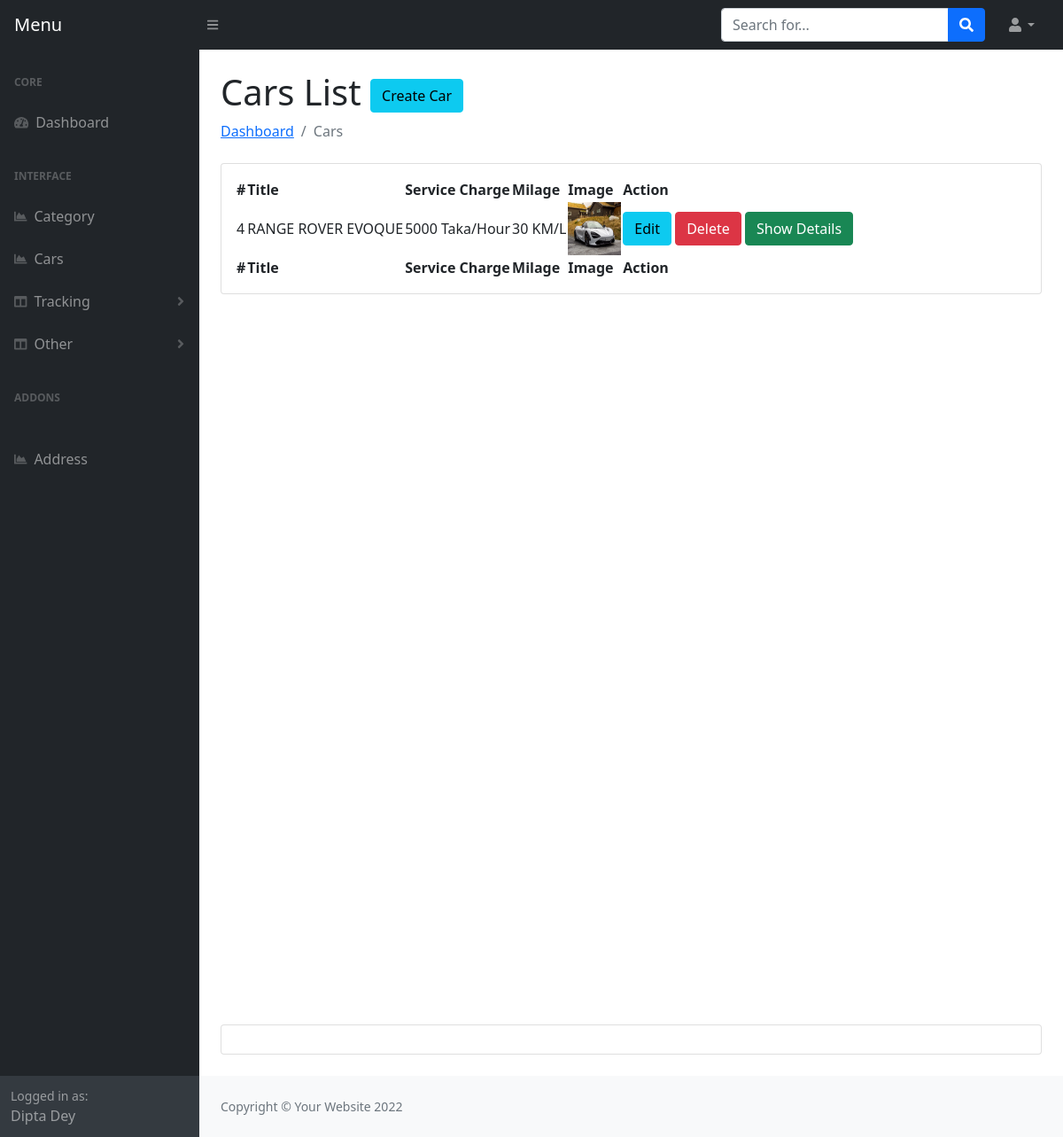
/admin/cars.php (signed in), run on an earlier commit of the app's database.
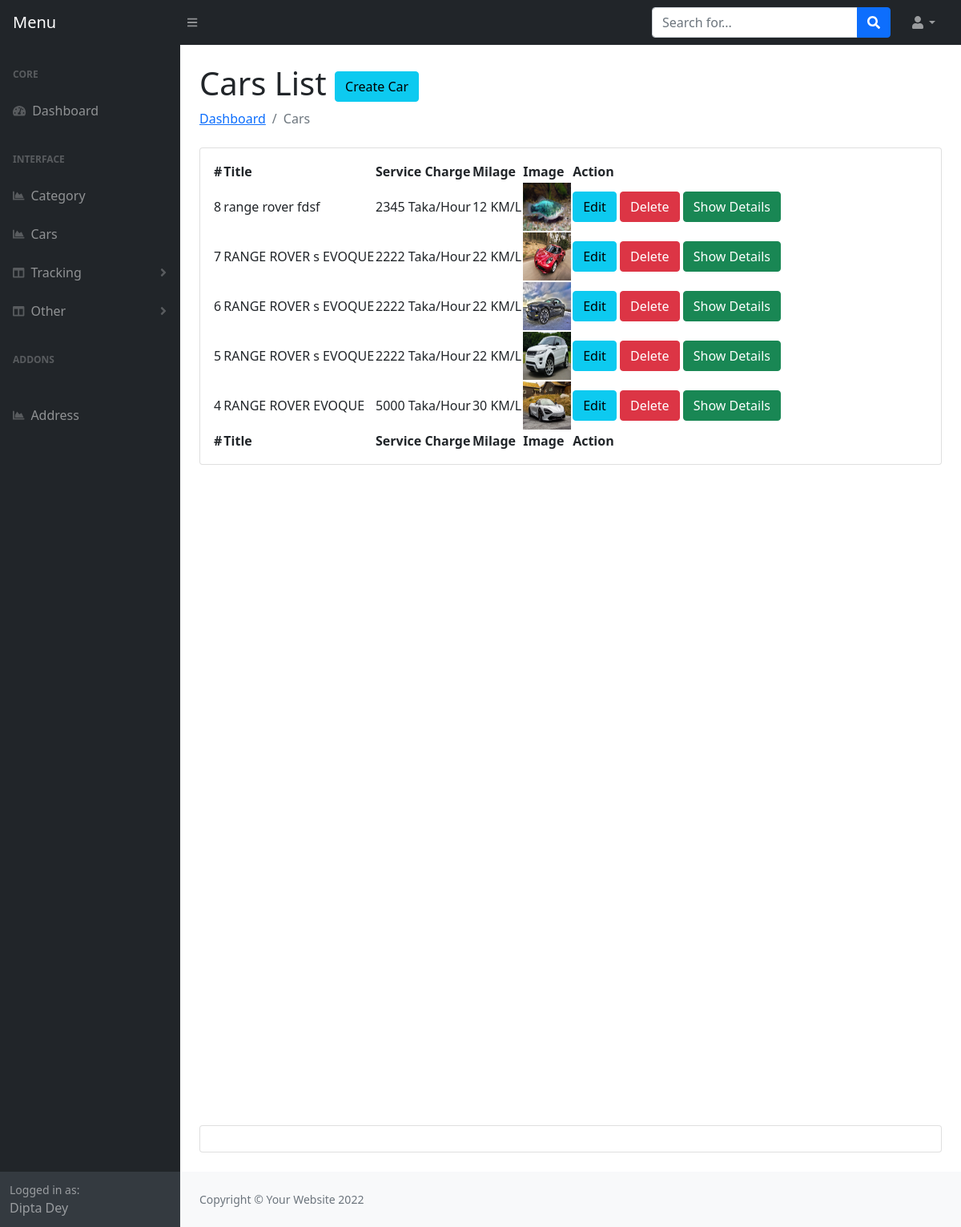
And on a later commit of the database.
### tables this page shows
CREATE TABLE `cars` (
  `id` int(11) NOT NULL,
  `cat_id` int(11) NOT NULL,
  `name` varchar(200) NOT NULL,
  `model` varchar(200) NOT NULL,
  `mileage` varchar(200) NOT NULL,
  `seats` int(11) NOT NULL,
  `fuel` varchar(200) NOT NULL,
  `service_charge` varchar(200) NOT NULL,
  `driver_food_charge` varchar(200) NOT NULL,
  `description` text NOT NULL,
  `image` varchar(155) NOT NULL,
  `transmission` varchar(155) NOT NULL DEFAULT 'Manual',
  `airconditions` tinytext NOT NULL,
  `child_seat` tinytext NOT NULL,
  `gps` tinyint(4) NOT NULL,
  `luggage` tinytext NOT NULL,
  `music` tinytext NOT NULL,
  `seat_belt` tinyint(4) NOT NULL,
  `sleeping_bed` tinyint(4) NOT NULL,
  `water` tinyint(4) NOT NULL,
  `bluetooth` tinyint(4) NOT NULL,
  `onboard_computer` tinyint(4) NOT NULL,
  `audio_input` tinyint(4) NOT NULL,
  `long_term_trips` tinyint(4) NOT NULL,
  `car_kit` tinyint(4) NOT NULL,
  `remote_central_locking` tinyint(4) NOT NULL,
  `climate_control` tinyint(4) NOT NULL,
  `flag` tinyint(4) NOT NULL,
  `created_at` timestamp NOT NULL DEFAULT current_timestamp()
);

### admin/cars.php (the view, shortened to what this page needs)
<?php include 'header.php'; ?>
                <main>
                    <div class="container-fluid px-4">
                        <h1 class="mt-4">Cars List <a class="btn btn-info" href="createcar.php">Create Car</a></h1>
                        <ol class="breadcrumb mb-4">
                            <li class="breadcrumb-item"><a href="index.php">Dashboard</a></li>
                            <li class="breadcrumb-item active">Cars</li>
                        </ol>
                        <div class="card mb-4">
                            <div class="card-body">
                                    <table id="datatablesSimple">
                                    <thead>
                                        <tr>
                                            <th>#</th>
                                            <th>Title</th>
                                            <th>Service Charge</th>
                                            <th>Milage</th>
                                            <th>Image</th>
                                            <th>Action</th>
                                        </tr>
                                    </thead>
                                    <tfoot>
                                        <tr>
                                            <th>#</th>
                                            <th>Title</th>
                                            <th>Service Charge</th>
                                            <th>Milage</th>
                                            <th>Image</th>
                                            <th>Action</th>
                                        </tr>
                                    </tfoot>
                                    <tbody>
                                        <?php
                                                 $query = "SELECT * FROM cars where flag=0 Order By id desc";
                                                 $result = $con->query($query);
                                                 if ($result->num_rows > 0) {
                                                     foreach ($result as $key => $value) {
                                        ?>
                                        <tr>
                                            <td><?php echo $value['id']; ?></td>
                                            <td><?php echo $value['name']." ".$value['model'] ?></td>
                                            <td><?php echo $value['service_charge']; ?> Taka/Hour</td>
                                            <td><?php echo $value['mileage']; ?> KM/L</td>
                                            <td><img style="height:60px;width: 60px;" src="../<?php echo $value['image']; ?>"></td>
                                            <td>
                                                <a href="editcar.php?editid=<?php echo $value['id']; ?>" class="btn btn-info">Edit</a>
                                                <a href="?delid=<?php echo $value['id']; ?>" class="btn btn-danger">Delete</a>
                                                <a target="_blank" href="../car-single.php?carid=<?php echo $value['id']; ?>" class="btn btn-success">Show Details</a>
                                            </td>
                                        </tr>
                                    <?php }} ?>
                                    </tbody>
                                </table>
                            </div>
                        </div>
                        <div style="height: 100vh"></div>
                        <div class="card mb-4"><div class="card-body"></div></div>
                    </div>
                </main>
 <?php include 'footer.php'; ?>

### admin/header.php (shortened to what this page needs)
<!DOCTYPE html>
<html lang="en">
    <head>
        <link href="css/styles.css" rel="stylesheet" />
         <link href="https://cdn.jsdelivr.net/npm/simple-datatables@latest/dist/style.css" rel="stylesheet" />
    </head>
    <body>
        <nav class="sb-topnav navbar navbar-expand navbar-dark bg-dark">
            <a class="navbar-brand ps-3" href="index.php">Menu </a>
            <button class="btn btn-link btn-sm order-1 order-lg-0 me-4 me-lg-0" id="sidebarToggle" href="#!"><i class="fas fa-bars"></i></button>
            <form class="d-none d-md-inline-block form-inline ms-auto me-0 me-md-3 my-2 my-md-0">
                <div class="input-group">
                    <input class="form-control" type="text" placeholder="Search for..." aria-label="Search for..." aria-describedby="btnNavbarSearch" />
                    <button class="btn btn-primary" id="btnNavbarSearch" type="button"><i class="fas fa-search"></i></button>
                </div>
            </form>
            <ul class="navbar-nav ms-auto ms-md-0 me-3 me-lg-4">
                <li class="nav-item dropdown">
                    <a class="nav-link dropdown-toggle" id="navbarDropdown" href="#" role="button" data-bs-toggle="dropdown" aria-expanded="false"><i class="fas fa-user fa-fw"></i></a>
                </li>
            </ul>
        </nav>
        <div id="layoutSidenav">
            <div id="layoutSidenav_nav">
                <nav class="sb-sidenav accordion sb-sidenav-dark" id="sidenavAccordion">
                    <div class="sb-sidenav-menu">
                        <div class="nav">
                            <div class="sb-sidenav-menu-heading">Core</div>
                            <a class="nav-link" href="index.html">
                                <div class="sb-nav-link-icon"><i class="fas fa-tachometer-alt"></i></div>
                                Dashboard
                            </a>
                            <div class="sb-sidenav-menu-heading">Interface</div>
                            <a class="nav-link" href="categories.php">
                                <div class="sb-nav-link-icon"><i class="fas fa-chart-area"></i></div>
                              Category
                            </a>
                            <a class="nav-link" href="cars.php">
                                <div class="sb-nav-link-icon"><i class="fas fa-chart-area"></i></div>
                              Cars
                            </a>
                            <a class="nav-link collapsed" href="#" data-bs-toggle="collapse" data-bs-target="#collapseLayouts" aria-expanded="false" aria-controls="collapseLayouts">
                                <div class="sb-nav-link-icon"><i class="fas fa-columns"></i></div>
                                Tracking
                                <div class="sb-sidenav-collapse-arrow"><i class="fas fa-angle-down"></i></div>
                            </a>
                            <a class="nav-link collapsed" href="#" data-bs-toggle="collapse" data-bs-target="#collapseLayouts1" aria-expanded="false" aria-controls="collapseLayouts">
                                <div class="sb-nav-link-icon"><i class="fas fa-columns"></i></div>
                                Other
                                <div class="sb-sidenav-collapse-arrow"><i class="fas fa-angle-down"></i></div>
                            </a>
                            <div class="sb-sidenav-menu-heading">Addons</div>
                            <a class="nav-link" href="officeinfo.php">    <a class="nav-link" href="officeinfo.php">
                                <div class="sb-nav-link-icon"><i class="fas fa-chart-area"></i></div>
                                Address
                            </a>
                        </div>
                    </div>
                    <div class="sb-sidenav-footer">
                        <div class="small">Logged in as:</div>
                        <?= $_SESSION['name']; ?>
                    </div>
                </nav>
            </div>
            <div id="layoutSidenav_content">

### admin/footer.php (shortened to what this page needs)
   <footer class="py-4 bg-light mt-auto">
                    <div class="container-fluid px-4">
                        <div class="d-flex align-items-center justify-content-between small">
                            <div class="text-muted">Copyright &copy; Your Website <?= date('Y'); ?></div>
                        </div>
                    </div>
                </footer>
            </div>
        </div>
    </body>
</html>

What changed in the data, as far as the page shows it:
added cars: id "8", name "range rover", model "fdsf", service_charge "2345", mileage "12", image (picture)
now on this page (row edited): cars: id "7", name "RANGE ROVER s", model "EVOQUE", service_charge "2222", mileage "22", image (picture)
now on this page (row edited): cars: id "6", name "RANGE ROVER s", model "EVOQUE", service_charge "2222", mileage "22", image (picture)
now on this page (row edited): cars: id "5", name "RANGE ROVER s", model "EVOQUE", service_charge "2222", mileage "22", image (picture)
